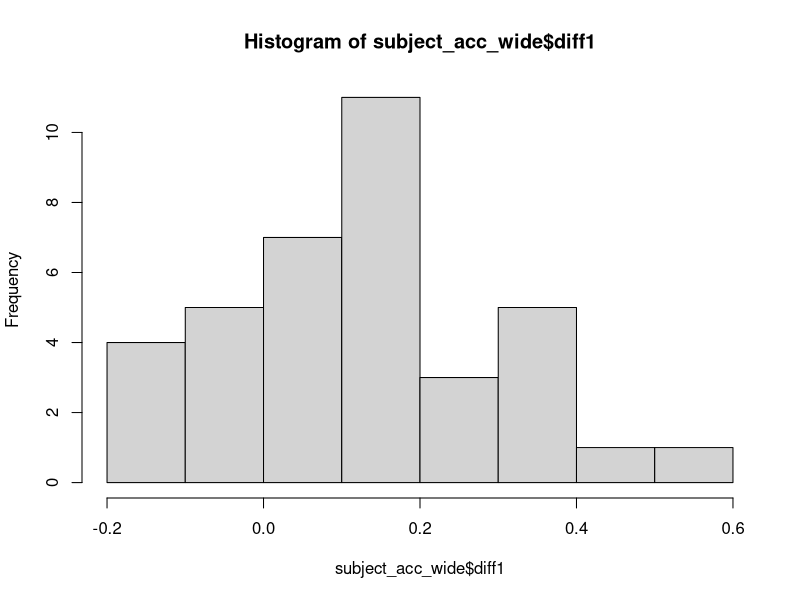
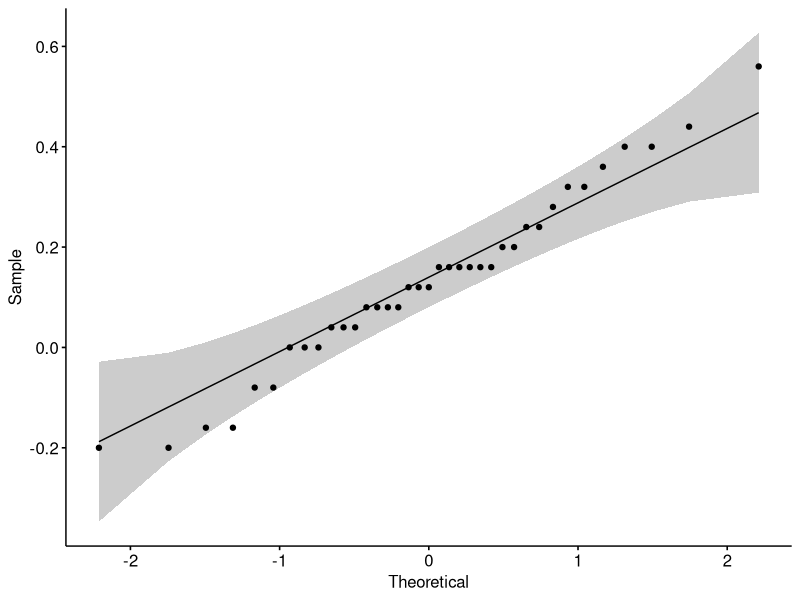
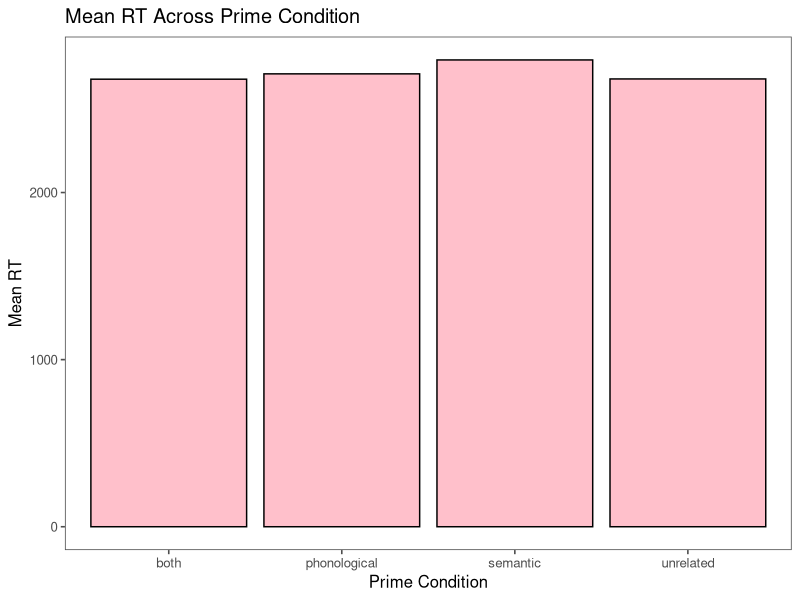
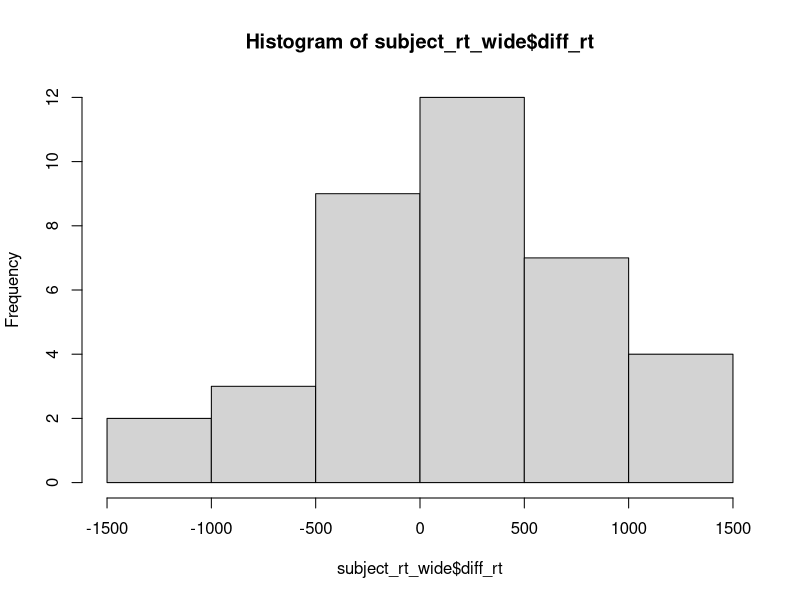
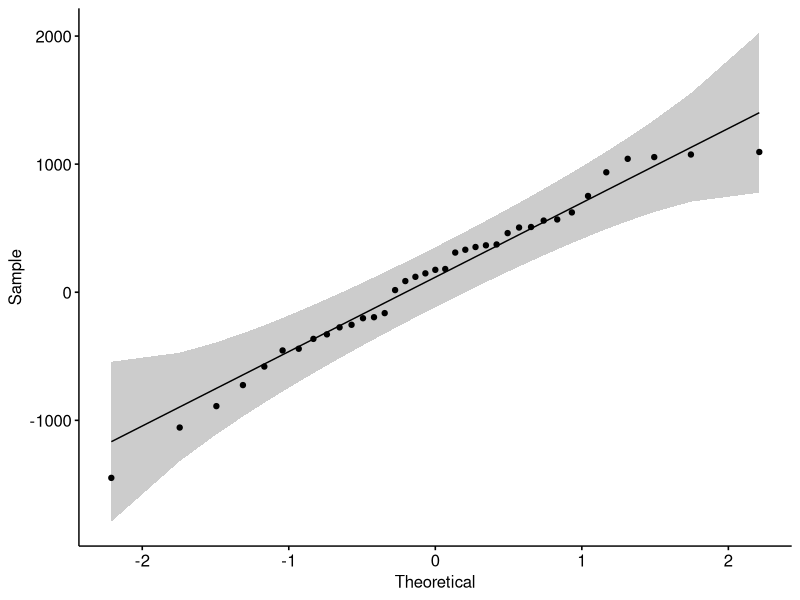

Write the R code that produced these figures, in order.
## ---- chunk 1
#install.packages("tidyverse",dependencies = TRUE)
#install.packages("ggthemes",dependencies = TRUE)
#install.packages("rstatix", dependencies = TRUE)
#install.packages("ggpubr", dependencies = TRUE)
## ---- chunk 2
library(tidyverse)
library(ggthemes)
library(rstatix)
library(ggpubr)
## ---- chunk 3
assignment5 = read_csv("assignment5_data.csv")
## ---- chunk 4
subject_accuracy = assignment5 %>%
  group_by(subject, prime_condition) %>%
  summarise(mean_acc = mean(accuracy))

subject_rt = assignment5 %>%
  group_by(subject, prime_condition) %>%
  summarise(mean_rt = mean(response_RT))

# both subject_accuracy and subject_rt are long format
## ---- chunk 5
subject_accuracy_wide = subject_accuracy %>%
  pivot_wider(names_from = prime_condition, values_from = mean_acc)
## ---- chunk 6
subject_accuracy_long = subject_accuracy_wide %>%
  pivot_longer(names_to = "prime_condition", cols = both:unrelated) %>%
  rename(mean_acc = value)

# subject_accuracy has the same data as subject_accuracy_long at this point
## ---- chunk 7
t.test(subject_accuracy_wide$phonological, subject_accuracy_wide$semantic,
       paired = TRUE)

# I chose to use subject_accuracy_wide
# This was a paired t-test because same subjects, within-subjects
# I assumed unequal variance and two tailed test

# From this t-test, we can confidently reject the null because the p-value is smaller than 0.05, even when you consider it as a two-tailed test.
# This means that phonological and semantic primes resulted significantly different accuracy results.
## ---- chunk 8
subject_accuracy_wide = subject_accuracy_wide %>%
  mutate(diff = phonological - semantic)

x_bar = mean(subject_accuracy_wide$diff)

sd_diff = sd(subject_accuracy_wide$diff)
t = x_bar/(sd_diff/sqrt(nrow(subject_accuracy_wide)))

df = nrow(subject_accuracy_wide)-1

p_value = 2*(1-pt(t,df))

## ---- chunk 9
subject_acc_wide = subject_accuracy_wide %>%
  mutate(diff1 = phonological - semantic)

subject_acc_wide = subject_acc_wide %>% ungroup()

outliers = subject_acc_wide %>% identify_outliers(diff1)

# Found 1 outlier

outlier_subs = outliers %>% pull(subject)

newdf = subject_acc_wide %>% filter(!subject %in% outlier_subs)

hist(subject_acc_wide$diff1)
## ---- chunk 10
ggqqplot(subject_acc_wide, "diff1")

subject_acc_wide %>% shapiro_test(diff1)

# The shapiro test shows us that the different distribution, prior to taking out outliers, is roughly normal. The points roughly fall on a straight line, and it passes through O

# The test of assumptions does not change my conclusion about the validity of the t-test. From our analysis so far, it seems like people retrieve words that relate phonologically from memory much more accurately than for semantically related words. Phonological words help in retrieval. 
## ---- chunk 11
mean_rt = assignment5 %>%
  group_by(prime_condition) %>%
  summarise(mean_rt = mean(response_RT))

mean_rt %>%
  ggplot(aes(x = prime_condition, y = mean_rt)) +
  geom_bar(fill = "pink", color = "black", stat = "identity") +
  theme_few() + 
  xlab("Prime Condition") +
  ylab("Mean RT") +
  ggtitle ("Mean RT Across Prime Condition")

# From this plot, we can conclude that semantic condition produced the slowest reaction time, followed by phonological. Both and Unrelated had similar reaction times and produced the fastest reaction times, comparatively.
## ---- chunk 12
# fastest condition is both, slowest is semantic

subject_rt_wide = subject_rt %>%
  pivot_wider(names_from = prime_condition, values_from = mean_rt)

subject_rt_wide = subject_rt_wide %>%
  select(subject, semantic, both)

subject_rt_wide = subject_rt_wide %>%
  mutate(diff_rt = semantic - both)

subject_rt_wide = subject_rt_wide %>% ungroup()

outliers_rt = subject_rt_wide %>% identify_outliers(diff_rt)

outlier_subs_rt = outliers %>% pull(subject)

subject_rt_wide_new = subject_rt_wide %>% filter(!subject %in% outlier_subs_rt)

hist(subject_rt_wide$diff_rt)

ggqqplot(subject_rt_wide, "diff_rt")

subject_rt_wide %>% shapiro_test(diff_rt)

t.test(subject_rt_wide$semantic, subject_rt_wide$both,
       paired = TRUE)

# From this data, we can conclude that there was no significant difference in reaction time between semantic and both prime conditions. The p value is larger than 0.05, so we cannot reject the null hypothesis.

